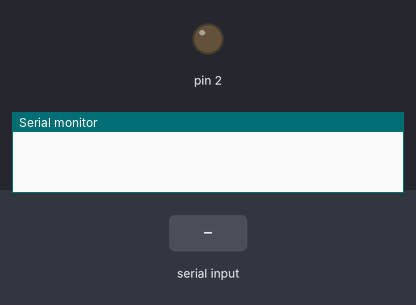
This sketch was run on a simulated Arduino Uno, built with avr-gcc and run on an emulated ATmega328P. Parts: output pins drawn as LEDs (lit = HIGH), the last lines printed to the serial monitor. Dashed ring = blinking. The test bench sets the inputs (shaded band).

Above: at 1.2 s.
1.3 s: "1" received over Serial
At 1.55 s:
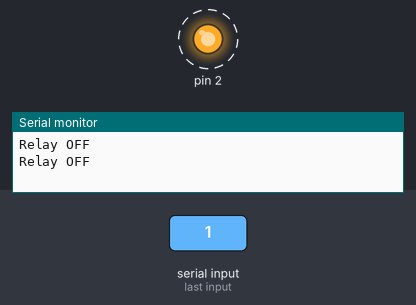
4.3 s: "2" received over Serial
At 5.4 s:
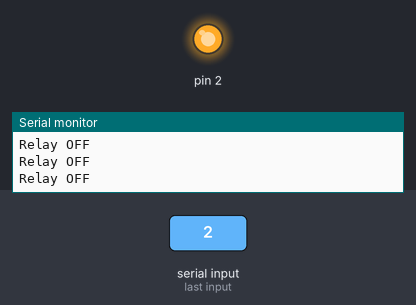
5.8 s: "0" received over Serial
At 6.9 s:
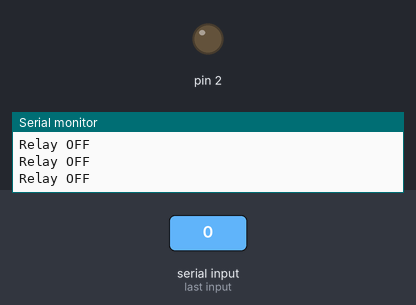
Timing chart, 0 to 8.8 s (numbered marks = the images above; inputs shaded):
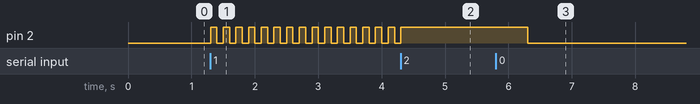

The sketch:

ledwarning.ino
```cpp
void setup() {
  Serial.begin(9600); // 시리얼 통신 시작
  pinMode(2, OUTPUT); // 릴레이 핀 설정
  digitalWrite(2, LOW); // 릴레이 초기화
}
char command;

void loop() {
  if (Serial.available()) {
    command = Serial.read(); // 노트북에서 명령 읽기
  }
  //예상 위치기반
  if (command == '2'){
    Serial.println("Relay OFF");
    digitalWrite(2, HIGH); // 릴레이 켜기
    delay(1000);
  }
  //실제 위치 기반
  else if (command == '1') {
    Serial.println("Relay OFF");
    digitalWrite(2, HIGH); // 릴레이 켜기
    delay(100);
    digitalWrite(2,LOW);
    delay(100);
    }
  else if (command == '0') {
    digitalWrite(2, LOW); // 릴레이 끄기
    Serial.println("Relay OFF");
  }
}
```

Measured:
- after the input at 1.3 s, pin 2: alternates HIGH for 0.10 s and LOW for 0.10 s, starting at once
- after the input at 4.3 s, pin 2: goes on until 4.3 s, then stays HIGH
- after the input at 5.8 s, pin 2: HIGH → LOW after 0.50 s
